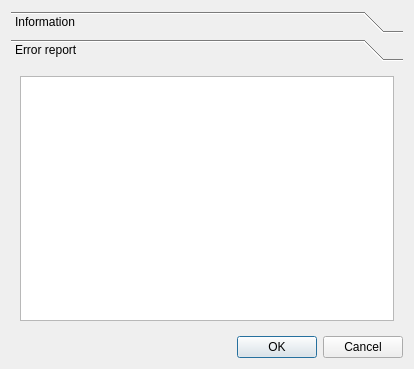
<ui version="4.0" >
 <class>Dialog</class>
 <widget class="QDialog" name="Dialog" >
  <property name="geometry" >
   <rect>
    <x>0</x>
    <y>0</y>
    <width>414</width>
    <height>369</height>
   </rect>
  </property>
  <property name="windowTitle" >
   <string>Error report - uRSSus</string>
  </property>
  <layout class="QVBoxLayout" name="verticalLayout" >
   <item>
    <widget class="QToolBox" name="toolBox" >
     <property name="currentIndex" >
      <number>1</number>
     </property>
     <widget class="QWidget" name="page" >
      <property name="geometry" >
       <rect>
        <x>0</x>
        <y>0</y>
        <width>396</width>
        <height>255</height>
       </rect>
      </property>
      <attribute name="label" >
       <string>Information</string>
      </attribute>
      <layout class="QVBoxLayout" name="verticalLayout_2" >
       <item>
        <widget class="QLabel" name="label" >
         <property name="text" >
          <string>Because uRSSus is a very young application, sometimes it does strange things. One just happened!

If you agree, uRSSus would like to call his dad and tell him what happened.

Click on "Error report" to see a copy of the message that would be sent.

No personal data will be transferred in any way.</string>
         </property>
         <property name="wordWrap" >
          <bool>true</bool>
         </property>
        </widget>
       </item>
       <item>
        <spacer name="verticalSpacer" >
         <property name="orientation" >
          <enum>Qt::Vertical</enum>
         </property>
         <property name="sizeHint" stdset="0" >
          <size>
           <width>20</width>
           <height>68</height>
          </size>
         </property>
        </spacer>
       </item>
      </layout>
     </widget>
     <widget class="QWidget" name="page_2" >
      <property name="geometry" >
       <rect>
        <x>0</x>
        <y>0</y>
        <width>396</width>
        <height>255</height>
       </rect>
      </property>
      <attribute name="label" >
       <string>Error report</string>
      </attribute>
      <layout class="QVBoxLayout" name="verticalLayout_3" >
       <item>
        <widget class="QTextBrowser" name="report" />
       </item>
      </layout>
     </widget>
    </widget>
   </item>
   <item>
    <widget class="QDialogButtonBox" name="buttonBox" >
     <property name="orientation" >
      <enum>Qt::Horizontal</enum>
     </property>
     <property name="standardButtons" >
      <set>QDialogButtonBox::Cancel|QDialogButtonBox::Ok</set>
     </property>
    </widget>
   </item>
  </layout>
 </widget>
 <resources/>
 <connections>
  <connection>
   <sender>buttonBox</sender>
   <signal>accepted()</signal>
   <receiver>Dialog</receiver>
   <slot>accept()</slot>
   <hints>
    <hint type="sourcelabel" >
     <x>248</x>
     <y>254</y>
    </hint>
    <hint type="destinationlabel" >
     <x>157</x>
     <y>274</y>
    </hint>
   </hints>
  </connection>
  <connection>
   <sender>buttonBox</sender>
   <signal>rejected()</signal>
   <receiver>Dialog</receiver>
   <slot>reject()</slot>
   <hints>
    <hint type="sourcelabel" >
     <x>316</x>
     <y>260</y>
    </hint>
    <hint type="destinationlabel" >
     <x>286</x>
     <y>274</y>
    </hint>
   </hints>
  </connection>
 </connections>
</ui>
